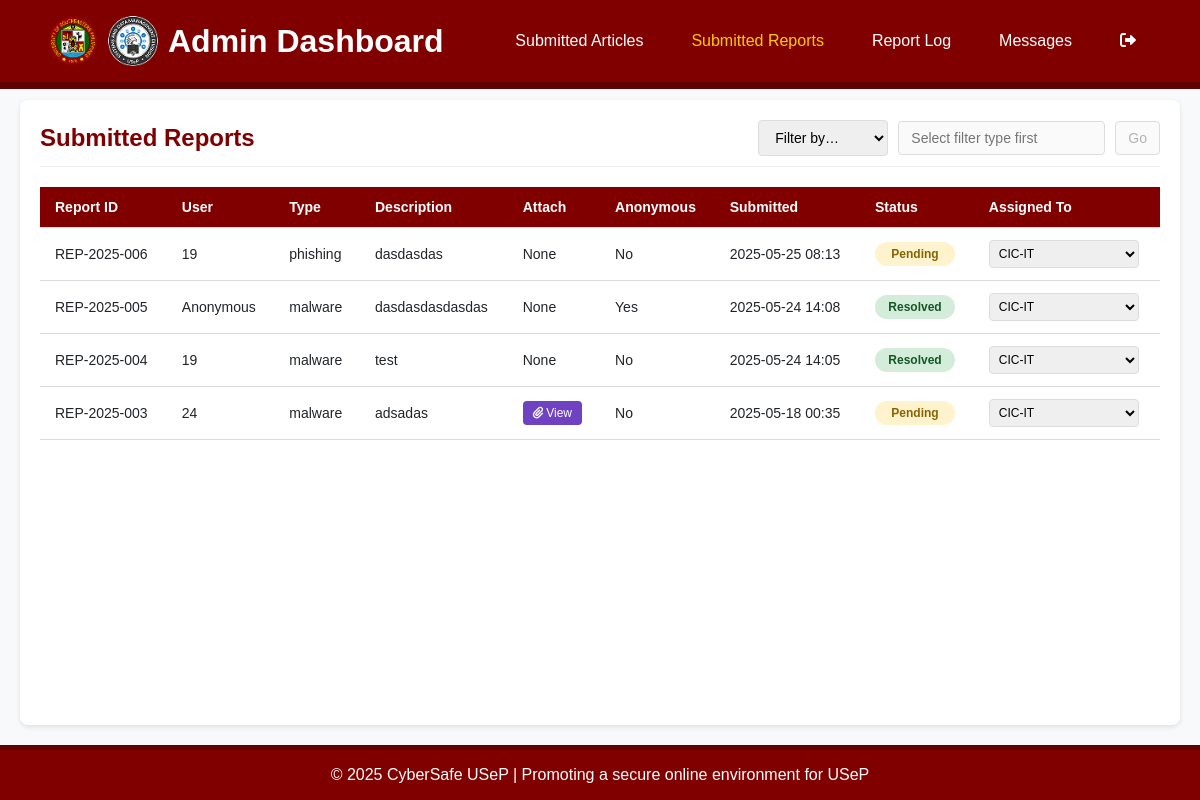
Screenshot of /admDashSUBMITTEDREP.php (signed in) with the database file from the repository.
### tables this page shows
CREATE TABLE IF NOT EXISTS `reports` (
  `reportID` int NOT NULL AUTO_INCREMENT,
  `userID` int DEFAULT NULL,
  `anonymousFlag` tinyint(1) NOT NULL DEFAULT '0',
  `incidentType` varchar(50) NOT NULL,
  `description` text NOT NULL,
  `attachments` longblob,
  `submissionTimestamp` datetime NOT NULL DEFAULT CURRENT_TIMESTAMP,
  `status` enum('pending','under review','resolved') NOT NULL DEFAULT 'pending',
  `itPersonnelID` int DEFAULT NULL,
  `attachmentMime` varchar(100) DEFAULT NULL,
  `attachmentName` varchar(255) DEFAULT NULL,
  PRIMARY KEY (`reportID`),
  KEY `idx_reports_status` (`status`),
  KEY `idx_reports_incident` (`incidentType`),
  KEY `idx_reports_user` (`userID`),
  KEY `idx_reports_it` (`itPersonnelID`)
);

CREATE TABLE IF NOT EXISTS `users` (
  `userID` int NOT NULL AUTO_INCREMENT,
  `userType` enum('Student','Faculty','Staff','Admin','IT Personnel') NOT NULL,
  `username` varchar(50) NOT NULL,
  `college_department` enum('College of Agriculture and Related Sciences','College of Arts and Sciences','College of Business Administration','College of Development Management','College of Education','College of Engineering','College of Teacher Education and Technology','College of Technology','College of Information and Computing','College of Applied Economics','School of Law','Office of the University Registrar','Office of Student Affairs & Services (OSAS)','Admissions Office','Accounting Office','Human Resource Management Office (HRMO)','Procurement Office') DEFAULT NULL,
  `email` varchar(100) NOT NULL,
  `passwordHash` varchar(255) NOT NULL,
  `dateJoined` datetime NOT NULL DEFAULT CURRENT_TIMESTAMP,
  PRIMARY KEY (`userID`),
  UNIQUE KEY `username` (`username`),
  UNIQUE KEY `email` (`email`)
);

### admDashSUBMITTEDREP.php (the view, shortened to what this page needs)
<?php
require 'db.php';
$filterType  = $_GET['filterType']  ?? '';
$filterValue = $_GET['filterValue'] ?? '';
$params       = [];
$sql = "
    SELECT
      r.reportID,
      r.userID,
      r.anonymousFlag,
      r.incidentType,
      r.description,
      r.attachments,
      r.submissionTimestamp,
      r.status,
      r.itPersonnelID,
      u.username AS assignedTo
    FROM reports r
    LEFT JOIN users u
      ON r.itPersonnelID = u.userID
";
$sql .= " ORDER BY r.submissionTimestamp DESC";
$stmt    = $pdo->prepare($sql);
$stmt->execute($params);
$reports = $stmt->fetchAll(PDO::FETCH_ASSOC);
$itStmt = $pdo->prepare("
    SELECT userID, username
    FROM users
    WHERE userType = 'IT Personnel'
    ORDER BY username
");
$itStmt->execute();
$itPersonnel = $itStmt->fetchAll(PDO::FETCH_ASSOC);
?>
<!DOCTYPE html>
<html lang="en">
<head>
  <link rel="stylesheet" href="https://cdnjs.cloudflare.com/ajax/libs/font-awesome/6.0.0/css/all.min.css">
  <link rel="stylesheet" href="styles/admin-dashboard.css">
</head>
<body>
  <header class="header">
    <div id="logo">
      <img src="images/logo.jpg" alt="CyberSafe USeP Logo">
      <img src="images/sdmdlogo.png" alt="sdmdlogo">
      <h1>Admin Dashboard</h1>
    </div>
    <div class="desktop-nav">
      <nav class="nav">
        <a href="admDASHSUBMITTEDART.php">Submitted Articles</a>
        <a href="admDashSUBMITTEDREP.php" class="active">Submitted Reports</a>
        <a href="admDashREPORTLOG.php">Report Log</a>
        <a href="admMessages.php">Messages</a>
        <a href="logout.php" class="logout-btn"><i class="fas fa-sign-out-alt"></i></a>
      </nav>
    </div>
  </header>
  <div class="admin-container">
    <div class="page-header">
      <h2 class="page-title">Submitted Reports</h2>
      <form method="get" class="filter-form">
        <select name="filterType" id="filterType" onchange="updateInput()">
          <option value="" disabled <?= $filterType === '' ? 'selected' : '' ?>>Filter by…</option>
        </select>
        <input
          type="text"
          name="filterValue"
          id="filterInput"
          placeholder="Select filter type first"
          value="<?= htmlspecialchars($filterValue) ?>"
          disabled
        />
        <button type="submit" id="filterGo" disabled>Go</button>
      </form>
    </div>
    <div class="table-responsive">
      <table class="data-table">
        <thead>
          <tr>
            <th>Report ID</th>
            <th>User</th>
            <th>Type</th>
            <th>Description</th>
            <th>Attach</th>
            <th>Anonymous</th>
            <th>Submitted</th>
            <th>Status</th>
            <th>Assigned To</th>
          </tr>
        </thead>
        <tbody>
          <?php if (empty($reports)): ?>
            <tr><td colspan="9" style="text-align:center;">No reports found.</td></tr>
          <?php else: foreach ($reports as $r):
              switch ($r['status']) {
                case 'pending':      $cls='status-pending';        $lbl='Pending';            break;
                case 'resolved':     $cls='status-resolved';       $lbl='Resolved';           break;
              }
              $caseId = sprintf("REP-%s-%03d",
                         date("Y", strtotime($r['submissionTimestamp'])),
                         $r['reportID']);
          ?>
            <tr data-report="<?= $r['reportID'] ?>">
              <td><?= $caseId ?></td>
              <td><?= $r['anonymousFlag'] ? 'Anonymous' : htmlspecialchars($r['userID']) ?></td>
              <td><?= htmlspecialchars($r['incidentType']) ?></td>
              <td><?= nl2br(htmlspecialchars($r['description'])) ?></td>
              <td>
                <?php if ($r['attachments'] !== null): ?>
                  <button class="action-btn attachment-btn" onclick="viewAttachments(<?= $r['reportID'] ?>)">
                    <i class="fas fa-paperclip"></i> View
                  </button>
                <?php else: ?>None<?php endif; ?>
              </td>
              <td><?= $r['anonymousFlag'] ? 'Yes' : 'No' ?></td>
              <td><?= date("Y-m-d H:i", strtotime($r['submissionTimestamp'])) ?></td>
              <td><span class="status <?= $cls ?>"><?= $lbl ?></span></td>
              <td>
                <select class="assign-dropdown" onchange="assignReport(<?= $r['reportID'] ?>, this.value)">
                  <?php foreach ($itPersonnel as $it): ?>
                    <option value="<?= $it['userID'] ?>" <?= $it['userID'] === $r['itPersonnelID'] ? 'selected' : '' ?>>
                      <?= htmlspecialchars($it['username']) ?>
                    </option>
                  <?php endforeach; ?>
                </select>
              </td>
            </tr>
          <?php endforeach; endif; ?>
        </tbody>
      </table>
    </div>
  </div>
  <footer>
    &copy; 2025 CyberSafe USeP | Promoting a secure online environment for USeP
  </footer>
</body>
</html>

### styles/admin-dashboard.css (style rules this page uses)
:root { --maroon: #800000; --dark-maroon: #500000; --light-gray: #f5f5f5; --medium-gray: #e0e0e0; --dark-gray: #333; --white: #ffffff; --green: #28a745; --yellow: #ffc107; --red: #dc3545; --blue: #007bff; }
* { margin: 0; padding: 0; box-sizing: border-box; font-family: Arial, sans-serif; }
body { background-color: #f8f9fa; color: #212529; }
.header { display: flex; justify-content: space-between; align-items: center; background-color: maroon; border-bottom: 7px solid rgb(97, 2, 2); padding: 1rem 3rem; position: fixed; width: 100%; top: 0; left: 0; z-index: 1001; }
.header img { width: 50px; height: 50px; }
.header #logo { gap: 10px; align-items: center; color: white; display: flex; }
.desktop-nav { display: block; }
.desktop-nav .nav { display: flex; gap: 1rem; }
.desktop-nav .nav a { text-decoration: none; color: white; font-size: 1rem; padding: 0.5rem 1rem; }
.desktop-nav .nav a:hover, .desktop-nav .nav a.active { color: #ffcc00; border-radius: 5px; }
footer { background-color: maroon; border-top: 5px solid rgb(97, 2, 2); color: white; text-align: center; padding: 1rem; margin-top: 220px; }

### admDashSUBMITTEDREP.php (style rules this page uses)
body { display: flex; flex-direction: column; min-height: 100vh; padding-top: 80px; }
.admin-container { flex: 1; padding: 20px; margin: 20px; background-color: white; border-radius: 8px; box-shadow: 0 2px 5px rgba(0,0,0,0.1); }
footer { margin-top: auto; }
.page-header { display: flex; justify-content: space-between; align-items: center; margin-bottom: 20px; padding-bottom: 10px; border-bottom: 1px solid #eee; }
.page-title { font-size: 24px; color: maroon; }
.filter-form { display: flex; gap: 10px; align-items: center; }
.filter-form select, .filter-form input, .filter-form button { padding: 8px 12px; border: 1px solid #ddd; border-radius: 4px; font-size: 14px; }
.data-table { width: 100%; border-collapse: collapse; margin-top: 20px; font-size: 14px; }
.data-table th, .data-table td { padding: 12px 15px; text-align: left; border-bottom: 1px solid #ddd; vertical-align: middle; }
.data-table th { background-color: maroon; color: white; position: sticky; top: 80px; }
.status { display: inline-block; padding: 5px 10px; border-radius: 20px; font-weight: bold; font-size: 12px; min-width: 80px; text-align: center; }
.status-pending { background-color: #fff3cd; color: #856404; }
.status-resolved { background-color: #d4edda; color: #155724; }
.action-btn { padding: 5px 10px; border: none; border-radius: 4px; cursor: pointer; font-size: 12px; color: white; display: inline-flex; align-items: center; gap: 3px; }
.attachment-btn { background-color: #6f42c1; }
.assign-dropdown { padding: 5px; border-radius: 4px; border: 1px solid #ddd; min-width: 150px; font-size: 12px; }

### rows the page displays
reports: caseId "REP-2025-006", userID "19", incidentType "phishing", description "dasdasdas", shows "None", anonymousFlag "No", submissionTimestamp "2025-05-25 08:13", status "Pending", itPersonnelID+reportID "CIC-IT"
reports: caseId "REP-2025-005", anonymousFlag "Anonymous", incidentType "malware", description "dasdasdasdasdas", shows "None", submissionTimestamp "2025-05-24 14:08", status "Resolved", itPersonnelID+reportID "CIC-IT"
reports: caseId "REP-2025-004", userID "19", incidentType "malware", description "test", shows "None", anonymousFlag "No", submissionTimestamp "2025-05-24 14:05", status "Resolved", itPersonnelID+reportID "CIC-IT"
reports: caseId "REP-2025-003", userID "24", incidentType "malware", description "adsadas", anonymousFlag "No", submissionTimestamp "2025-05-18 00:35", status "Pending", itPersonnelID+reportID "CIC-IT"
